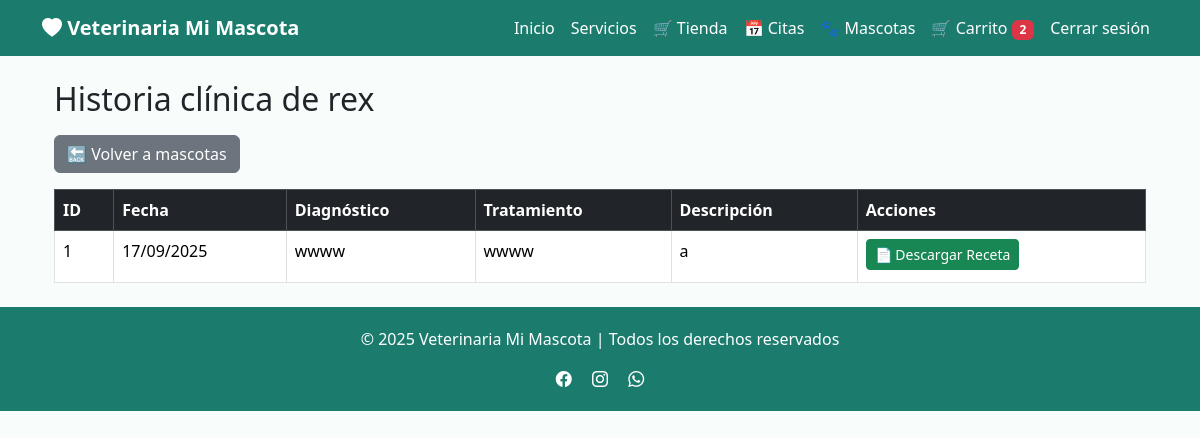
The page /historia/listar/2 (signed in) on the database its author committed.
### app/models/mascota.py (models this page shows, shortened)
class Mascota(db.Model):
    __tablename__ = "mascotas"
    id_mascota = db.Column(db.Integer, primary_key=True)
    nombre = db.Column(db.String(100), nullable=False)
    especie = db.Column(db.String(50), nullable=False)
    raza = db.Column(db.String(50))
    genero = db.Column(db.String(10))
    fecha_nacimiento = db.Column(db.Date)
    id_usuario = db.Column(db.Integer, db.ForeignKey("usuarios.id_usuario"), nullable=False)
    usuario = db.relationship('Usuario', back_populates='mascotas')
    historia_clinica = db.relationship('HistoriaClinica', back_populates='mascota', uselist=False)
    citas = db.relationship('Cita', back_populates='mascota')

### app/models/historia_clinica.py (models this page shows, shortened)
class HistoriaClinica(db.Model):
    __tablename__ = 'historias_clinicas'
    id_historia = db.Column(db.Integer, primary_key=True)
    id_mascota = db.Column(db.Integer, db.ForeignKey('mascotas.id_mascota'), nullable=False)
    fecha = db.Column(db.DateTime, default=datetime.utcnow)
    descripcion = db.Column(db.Text, nullable=False)
    tratamiento = db.Column(db.Text)
    diagnostico = db.Column(db.Text)
    observaciones = db.Column(db.Text)
    id_cita = db.Column(db.Integer, db.ForeignKey('citas.id_cita'))
    id_veterinario = db.Column(db.Integer, db.ForeignKey('usuarios.id_usuario'), nullable=False)
    mascota = db.relationship('Mascota', back_populates='historia_clinica')
    cita = db.relationship('Cita', back_populates='historia_clinica', uselist=False)
    veterinario = db.relationship('Usuario', backref='historias_clinicas')
    recetas = db.relationship('Receta', back_populates='historia_clinica', lazy=True)

### app/models/receta.py (models this page shows)
class Receta(db.Model):
    __tablename__ = 'recetas'
    id_receta = db.Column(db.Integer, primary_key=True)
    id_historia = db.Column(db.Integer, db.ForeignKey('historias_clinicas.id_historia'), nullable=False)
    fecha = db.Column(db.Date, default=datetime.date.today)
    medicamentos = db.relationship('RecetaMedicamento', back_populates='receta', cascade='all, delete-orphan', lazy=True)
    historia_clinica = db.relationship('HistoriaClinica', back_populates='recetas')

### app/routes/historia_clinica.py (the view)
@historia_bp.route("/listar/<int:id_mascota>")
@login_required
def listar(id_mascota):
    mascota = Mascota.query.get_or_404(id_mascota)
    if mascota.id_usuario != current_user.id_usuario:
        flash("No tienes permiso para ver la historia clínica de esta mascota", "danger")
        return redirect(url_for("mascotas.listar"))
    historias = HistoriaClinica.query.filter_by(id_mascota=id_mascota).all()
    return render_template("historia/listar.html", mascota=mascota, historias=historias)
    historia_bp = Blueprint('historia', __name__, url_prefix='/historia')

### app/templates/historia/listar.html (shortened to what this page needs)
{% extends "base.html" %}
{% block content %}
<div class="container mt-4">
    <h2 class="mb-3">Historia clínica de {{ mascota.nombre }}</h2>
    <div class="mb-3">
        <a href="{{ url_for('mascotas.index') }}" class="btn btn-secondary">
            🔙 Volver a mascotas
        </a>
    </div>
    {% if historias %}
    <table class="table table-bordered table-hover">
        <thead class="table-dark">
            <tr>
                <th>ID</th>
                <th>Fecha</th>
                <th>Diagnóstico</th>
                <th>Tratamiento</th>
                <th>Descripción</th>
                <th>Acciones</th>
            </tr>
        </thead>
        <tbody>
            {% for h in historias %}
            <tr>
                <td>{{ h.id_historia }}</td>
                <td>{{ h.fecha.strftime("%d/%m/%Y") }}</td>
                <td>{{ h.diagnostico }}</td>
                <td>{{ h.tratamiento }}</td>
                <td>{{ h.descripcion }}</td>
                <td>
                    {% if h.recetas %}
                        {% for receta in h.recetas %}
                            <a href="{{ url_for('receta.descargar_pdf', id_receta=receta.id_receta) }}"
                               class="btn btn-sm btn-success mb-1"
                               target="_blank">
                                📄 Descargar Receta
                            </a><br>
                        {% endfor %}
                    {% else %}
                        <small class="text-muted">Sin receta</small>
                    {% endif %}
                </td>
            </tr>
            {% endfor %}
        </tbody>
    </table>
    {% else %}
        <div class="alert alert-info">No hay entradas en la historia clínica.</div>
    {% endif %}
</div>
{% endblock %}

### app/templates/base.html (style rules this page uses)
body { background-color: #f8fdfb; }

### rows shown on the page
Mascota: nombre "rex"
HistoriaClinica: id_historia "1", fecha "17/09/2025", diagnostico "wwww", tratamiento "wwww", descripcion "a"

### other values the page prints
{{ current_user.carrito.items|length }} "2"
